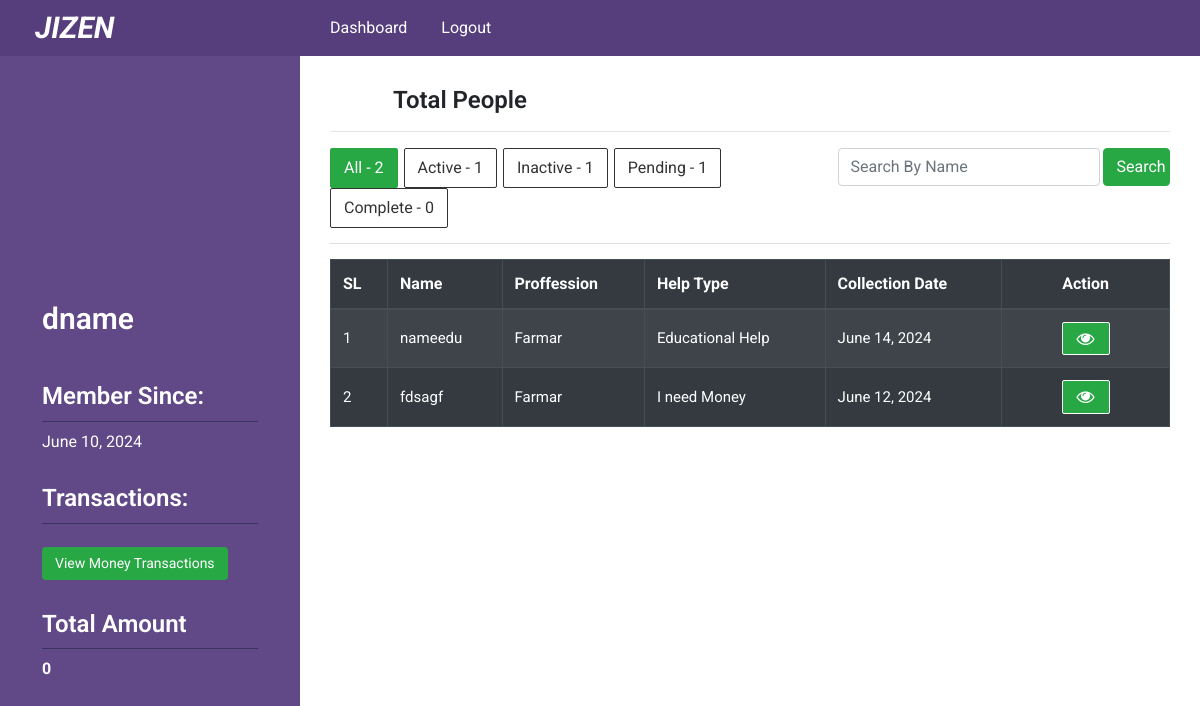
/dashboard/poor/poor-list-all (signed in), run on the app's committed database.
### poorapp/models.py (models this page shows, shortened)
class Doner(models.Model):
    doner_name      = models.CharField(max_length = 120)
    gender_list = (
        ('F','Female'),
        ('M','Male'),
        ('O','Other')
    )
    doner_gender    = models.CharField(max_length=1,choices=gender_list, null=True)
    doner_age       = models.IntegerField(null=True,blank=True)
    doner_phone     = models.CharField(max_length=15)
    doner_email     = models.EmailField(max_length=50,blank=True)
    doner_pass      = models.CharField(max_length = 300)
    doner_image     = models.ImageField(upload_to='uploads/',blank = True)
    joining_date    = models.DateField(auto_now=False, auto_now_add=True)
    district_name   = models.ForeignKey(DistrictList, on_delete= models.CASCADE)
    city_name       = models.ForeignKey(CityList, on_delete= models.CASCADE)
    status          = models.BooleanField(default=False)
    complete        = models.BooleanField(default=False)
    request         = models.BooleanField(default=False)

class Receivers(models.Model):
    name                    = models.CharField(max_length=150)
    email                   = models.EmailField(max_length=150, blank=True)
    mobile_number           = models.IntegerField()
    password                = models.CharField(max_length = 30, default="123456")
    aplicant_proffessions   = models.ForeignKey('ApplicantProffession', on_delete=models.CASCADE)
    gender_list = (
        ('F','Female'),
        ('M','Male'),
        ('O','Other')
    )
    aplicant_gender         = models.CharField(max_length=1,default = 1,choices=gender_list)
    aplicant_age            = models.IntegerField(default=30)
    image                   = models.ImageField(upload_to='uploads/')
    father_name             = models.CharField(max_length=150)
    father_proffession      = models.ForeignKey('FatherProffession', on_delete=models.CASCADE)
    father_contact_number   = models.IntegerField()
    mother_name             = models.CharField(max_length=150)
    help_type               = models.ForeignKey('HelpCategory', on_delete=models.CASCADE)
    amount                  = models.IntegerField()
    amount_received         = models.IntegerField(default=0)
    require_date            = models.DateField()
    city_name               = models.ForeignKey(CityList, on_delete= models.CASCADE)
    district_name           = models.ForeignKey(DistrictList, on_delete= models.CASCADE)
    post_code               = models.CharField(max_length=20)
    address                 = models.TextField(max_length=500)
    payment_type            = models.ForeignKey('PaymentType', on_delete=models.CASCADE, default=0,null=True)
    payment_type_account    = models.IntegerField(blank=True,null=True)
    identity_document_lists = (
        ('DL','Driving License'),
        ('PP','Passport'),
        ('NC','NID Card'),
        ('BC','Birth Certificate'),
    )
    identity_doc_type       = models.CharField(max_length=2, choices=identity_document_lists)
    identity_doc            = models.ImageField(upload_to='uploads/')
    identity_doc_number     = models.IntegerField(blank=True)
    document_file_one       = models.ImageField(upload_to='uploads/', blank=True)
    problem_description     = RichTextField(blank=True,null=True)
    status                  = models.BooleanField(default=False)
    complete_status         = models.BooleanField(default=False)
    timestamp               = models.DateField(auto_now_add=True, auto_now=False)
    update                  = models.DateField(auto_now=True, auto_now_add=False)
    cloth_count             = models.IntegerField(default=0);
    cloth_size              = models.CharField(max_length=200,default='0');
    edu_items               = models.CharField(max_length=300,default='');
    food_quantity           = models.IntegerField(default=0);
    food_time               = models.CharField(max_length=200,null=True, blank=True);

class ApplicantProffession(models.Model):
    proffession_type = models.CharField(max_length=50)
    def __str__(self):
        return self.proffession_type

class HelpCategory(models.Model):
    category_name = models.CharField(max_length=50)
    def __str__(self):
        return self.category_name

### poorapp/views.py (the view)
# urls.py: path('poor/poor-list-all', views.poor_lists_all, name='poor_list_all'),
def poor_lists_all(request):
    all_poor_list = models.Receivers.objects.all()
    poor_list_active = models.Receivers.objects.filter(status=True,complete_status=False).order_by('timestamp').count()
    poor_list_inactive = models.Receivers.objects.filter(status=False).order_by('timestamp').count()
    poor_list_pending = models.Receivers.objects.filter(complete_status=False,status=False).order_by('timestamp').count()
    poor_list_complete = models.Receivers.objects.filter(complete_status=True).order_by('timestamp').count()
    total_poor = all_poor_list.count()
    poor_people = models.Receivers.objects.all()
    for i in poor_people:
        if i.complete_status == False:
            if i.help_type==3:
                need = i.amount-i.amount_received
                if need <= 0:
                    i.complete_status = True
                    i.save()
    context = {
        'poor_list_active':poor_list_active,
        'poor_list_inactive':poor_list_inactive,
        'poor_list_pending':poor_list_pending,
        'poor_list_complete':poor_list_complete,
        'all_poor_list':all_poor_list,
        'total_poor':total_poor
    }
    return render(request,'poorapp/poor_list_all.html',context)

### templates/poorapp/poor_list_all.html (shortened to what this page needs)
{% extends 'dashboard-base.html' %}
{% load data_load %}
{% block dashboard %}
    <div class="dashboard_topbar">
        <div class="row">
            <div class="col-sm-4">
                <h2 class="fweight-600 fsize-24 align-center">
                    Total People
                </h2>
            </div>
        </div>
    </div>
    <hr>
    <div class="add_poor_area">
        <div class="search_option">
            <div class="row">
                <div class="col-sm-7">
                    <div class="button_search_option">
                        <ul>
                            <li><a class="active" href="{% url 'poorapp:poor_list_all' %}">All - <span>{{total_poor}}</span></a></li>
                            <li><a href="{% url 'poorapp:poor_list' %}">Active - <span>{{poor_list_active}}</span></a></li>
                            <li><a href="{% url 'poorapp:poor_list_inactive' %}">Inactive - <span>{{poor_list_inactive}}</span></a></li>
                            <li><a href="{% url 'poorapp:poor_list_pending' %}">Pending - <span>{{poor_list_pending}}</span></a></li>
                            <li><a href="{% url 'poorapp:poor_list_complete' %}">Complete - <span>{{poor_list_complete}}</span></a></li>
                        </ul>
                    </div>
                </div>
                <div class="col-sm-5">
                    <div class="custom_search">
                        <form action="{% url 'commonapp:search_poor_admin' %}" method="POST">{% csrf_token %}
                            <input type="text" name="search" placeholder="Search By Name" class="form-control">
                            <input type="submit" class="btn btn-success" value="Search">
                        </form>
                    </div>
                </div>
            </div>
        </div>
        <table class="table table-bordered table-dark table-hover table-striped">
            <thead class="table-dark">
                <tr>
                    <th>SL</th>
                    <th>Name</td>
                    <th>Proffession</td>
                    <th>Help Type</td>
                    <th>Collection Date</td>
                    <th class="align-center">Action</td>
                </tr>
            </thead>
            <tbody>
                {% if all_poor_list %}
                    {% for poor in all_poor_list %}
                    <tr>
                        <td scope="row">{{forloop.counter}}</td>
                        <td>{{poor.name}}</td>
                        <td>{{poor.aplicant_proffessions}}</td>
                        <td>{{poor.help_type}}</td>
                        <td>{{poor.require_date}}</td>
                        <td class="action light width-20 align-center">
                            <a target="_blank" href="{% url 'commonapp:single_poor_people' poor.id %}"><i class="fa fa-eye"></i></a>
                        </td>
                    </tr>
                    {% endfor %}
                {% endif %}
        </tbody>
        </table>
    </div>
{% endblock dashboard %}

### templates/dashboard-base.html (shortened to what this page needs)
<!DOCTYPE html>
<html lang="en">
<head>
    <link rel="stylesheet" href="https://cdnjs.cloudflare.com/ajax/libs/font-awesome/4.7.0/css/font-awesome.min.css">
    {% load static %}
    {% load data_load %}
    <link rel="stylesheet" href="{% static 'css/bootstrap.min.css' %}">
    <link rel="stylesheet" href="{% static 'style.css' %}">
</head>
<body>
<header class="header_area sticky-top">
    <div class="container-fluid">
        <div class="row">
            <div class="col-sm-3">
                <div class="logo">
                    <a target="_blank" href="{% url 'commonapp:home' %}"><h2>JIZEN</h2></a>
                </div>
            </div>
            <div class="col-md-8">
                {% if request.session.admin  %}
                <div class="top_title doner_menu_area">
                        <div class="left_menu menu">
                            <ul>
                                <li><a href="">Dashboard</a></li>
                                </li>
                                <li><a href="{% url 'poorapp:admin_logout' %}">Logout</a></li>
                            </ul>
                        </div>
                        <!-- <div class="right_menu menu">
                            <ul>
                                <li><a href="">Settings <i class="fa fa-sort-down"></i></a>
                                    <ul>
                                        <li><a href="">Update Profile</a></li>
                                        <li><a href="">Change Password</a></li>
                                        <li><a href="">View login History</a></li>
                                        <li><a href="">Help</a></li>
                                    </ul>
                                </li>
                            </ul>
                        </div> -->
                    </div>
                {% elif request.session.userid %}
                    <div class="top_title doner_menu_area">
                        <div class="left_menu menu">
                            <ul>
                                <li><a href="{% url 'poorapp:doner_dashboard' %}">Dashboard</a></li>
                                <li><a href="{% url 'poorapp:doner_logout' %}">Logout</a></li>
                            </ul>
                        </div>
                    </div>
                {% endif %}
            </div>
        </div>
    </div>
</header>
<section class="dashboard_content_area">
    <div class="container-fluid">
        <div class="row">
            <div class="col-sm-3 fixed-left dashboard_sidebar">
                <div class="sidebar">
                {% if request.session.admin %}
                    <div class="accordion single_sidebar" id="accordionExample">
                        <h3 class="collapsed" data-toggle="collapse" data-target="#one" aria-expanded="true" aria-controls="one"><i class="fa fa-list-ul"></i> Receiver Dashboard</h3>
                        <div id="one" class="dashboard_menu collapse show" data-parent="">
                            <ul>
                                <li><a href="{% url 'poorapp:poor_list' %}"><i class="fa fa-hand-o-right"></i> Receiver list</a></li>
                            </ul>
                        </div>
                        <h3 class="collapsed" data-toggle="collapse" data-target="#helper" aria-expanded="true" aria-controls="helper"><i class="fa fa-list-ul"></i> Who are Helping Now</h3>
                        <div id="helper" class="dashboard_menu collapse show" data-parent="">
                            <ul>
                                <li><a href="{% url 'poorapp:doner_list' %}"><i class="fa fa-hand-o-right"></i> Donor List</a></li>
                            </ul>
                        </div>
                    </div>
                    {% elif request.session.userid %}
                        <div class="doner_profile_area">
                            {% for doner in doner_info|doner_info:request.session.userid %}
                                {% if doner.doner_image%}
                                    <div class="doner_image">
                                        <a href="{% url 'poorapp:doner_dashboard' %}"><img src="{{doner.doner_image.url}}" alt=""></a>
                                    </div>
                                {% endif %}
                                <div class="general_info">
                                    <h2>{{doner.doner_name}}</h2>
                                    <h3>Member Since:</h3>
                                    <p>{{doner.joining_date}}</p>
                                    <h3>Transactions: </h2>
                                    <a href="{% url 'poorapp:view_transactions' request.session.userid %}" class="btn btn-success btn-sm">View Money Transactions</a>
                                    <h3>Total Amount</h3>
                                    <p><strong>{{ total_payments|total_payment:request.session.userid }}</strong></p>
                                </div>
                            {% endfor %}
                        </div>
                    {% endif %}
                </div>
            </div>
            <div class="col-sm-9">
                <div class="dashboard_content">
                    {% block dashboard %}
                    {% endblock dashboard %}
                </div>
            </div>
        </div>
    </div>
</section>
</body>
</html>

### data on the page
Doner: doner_name "dname", joining_date "June 10, 2024", request "0"
Receivers: name "nameedu", aplicant_proffessions "Farmar", help_type "Educational Help", require_date "June 14, 2024"
Receivers: name "fdsagf", aplicant_proffessions "Farmar", help_type "I need Money", require_date "June 12, 2024"

### other printed values
{{ total_poor }} "2"
{{ poor_list_active }} "1"
{{ poor_list_inactive }} "1"
{{ poor_list_pending }} "1"
{{ poor_list_complete }} "0"
